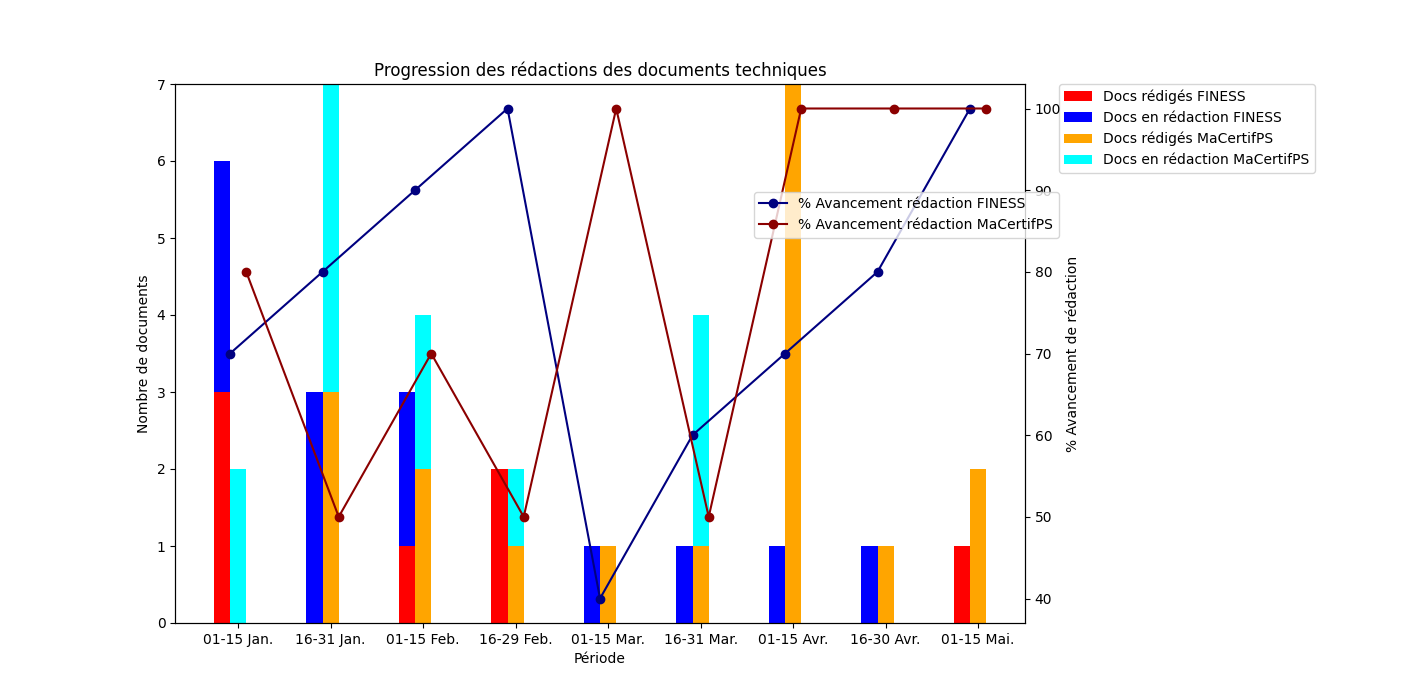

The Python source for this figure:
import matplotlib.pyplot as plt
import numpy as np
import pandas as pd

# Cargar los datos desde un archivo CSV
data = pd.read_csv('documents-rediges.csv')

# Ordenar los datos por el orden del periodo
data.sort_values(by=['Periodo_Orden', 'Projet'], inplace=True)

# Configuración de colores para el gráfico
warm_colors = ['red', 'orange', 'yellow', 'darkred', 'coral', 'gold', 'darkorange']  # Colores cálidos para documentos redactados
cool_colors = ['blue', 'cyan', 'purple', 'darkblue', 'deepskyblue', 'darkviolet', 'steelblue']  # Colores fríos para documentos en redacción
line_colors = ['navy', 'darkred', 'darkgreen', 'darkcyan', 'purple', 'goldenrod', 'black']  # Colores para las líneas de avance

# Crear el gráfico
fig, ax1 = plt.subplots(figsize=(14, 7))
bar_width = 0.35 / len(data['Projet'].unique())
index = np.arange(len(data['Periodo_Texto'].unique()))
periods = data['Periodo_Texto'].unique()

# Dibujar barras y líneas para cada proyecto
for i, projet in enumerate(data['Projet'].unique()):
    subset = data[data['Projet'] == projet]
    
    # Asegurar que todos los periodos estén representados en el subconjunto
    subset = subset.set_index('Periodo_Texto').reindex(periods).reset_index()
    subset.fillna(0, inplace=True)
    
    # Dibujar las barras de documentos redactados
    ax1.bar(index + i * bar_width, subset['Documents rédigés'], bar_width, label=f'Docs rédigés {projet}', color=warm_colors[i % len(warm_colors)])
    ax1.bar(index + i * bar_width, subset['Documents en rédaction'], bar_width, bottom=subset['Documents rédigés'], label=f'Docs en rédaction {projet}', color=cool_colors[i % len(cool_colors)])

# Ajustar las etiquetas y las leyendas de las barras
ax1.set_xlabel('Période')
ax1.set_ylabel('Nombre de documents')
ax1.set_title('Progression des rédactions des documents techniques')
ax1.set_xticks(index + bar_width * len(data['Projet'].unique()) / 2)
ax1.set_xticklabels(periods)
ax1.legend(loc='upper left', bbox_to_anchor=(1.04, 1), borderaxespad=0)

# Añadir y configurar el eje para el porcentaje de avance
ax2 = ax1.twinx()
ax2.set_ylabel('% Avancement de rédaction')

# Dibujar las líneas para el porcentaje de avance
for i, projet in enumerate(data['Projet'].unique()):
    subset = data[data['Projet'] == projet]
    
    # Asegurar que todos los periodos estén representados en el subconjunto
    subset = subset.set_index('Periodo_Texto').reindex(periods).reset_index()
    subset.fillna(0, inplace=True)
    
    ax2.plot(index + i * bar_width + bar_width / 2, subset['% Avancement rédaction'], 'o-', color=line_colors[i % len(line_colors)], label=f'% Avancement rédaction {projet}')

# Ajustar las leyendas de las líneas
ax2.legend(loc='upper right', bbox_to_anchor=(1.04, 0.8), borderaxespad=0)

plt.show()
